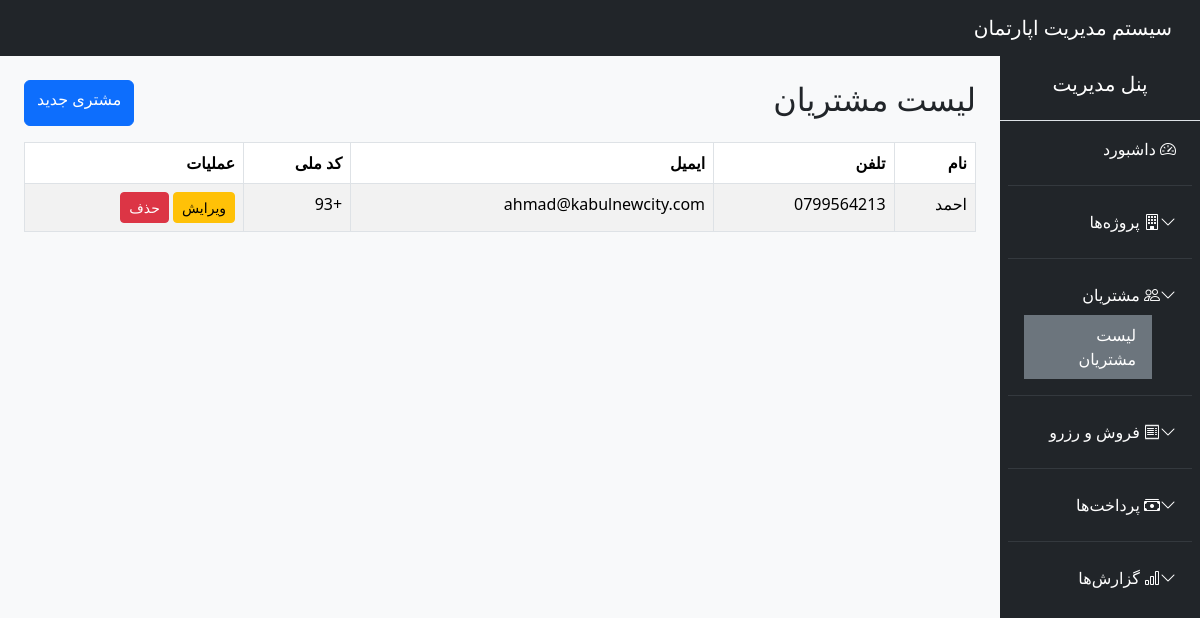
Page /public/?route=customers (signed in) on the committed database.
### tables this page shows
CREATE TABLE `customers` (
  `id` int(11) NOT NULL,
  `full_name` varchar(100) NOT NULL,
  `phone` varchar(50) DEFAULT NULL,
  `email` varchar(100) DEFAULT NULL,
  `national_id` varchar(50) DEFAULT NULL,
  `created_at` timestamp NOT NULL DEFAULT current_timestamp()
);

### app/core/Controller.php (called while the page is built, shortened)
<?php
class Controller {
    protected function view($view, $data = []) {
        extract($data);
        require "../app/views/$view.php";
    }
    protected function model($model) {
        return new $model;
    }
}

### app/controllers/CustomerController.php (called while the page is built, shortened)
<?php
class CustomerController extends Controller
{
    public function index()
    {
        $customerModel = $this->model("Customer");
        $customers = $customerModel->all();
        $this->view("customers/index", compact('customers', 'page_title'));
    }
}

### public/index.php (called while the page is built, shortened)
<?php
require_once "../app/core/Database.php";
require_once "../app/core/Controller.php";
require_once "../app/core/Model.php";
require_once "../routes/web.php";

### config/config.php (called while the page is built)
<?php
return [
    'db' => [
        'host' => 'localhost',
        'dbname' => 'apartment_system',
        'user' => 'root',
        'pass' => ''
    ]
];

### app/core/Database.php (called while the page is built, shortened)
<?php
class Database {
    private static $instance = null;
    private function __construct() {
        $config = require __DIR__ . '/../../config/config.php';
        $dsn = "mysql:host={$config['db']['host']};dbname={$config['db']['dbname']};charset=utf8mb4";
        try {
            $this->pdo = new PDO($dsn, $config['db']['user'], $config['db']['pass']);
        } catch (PDOException $e) {
            die("DB Connection Failed: " . $e->getMessage());
        }
    }
    public static function connect() {
        if (self::$instance === null) {
            self::$instance = new Database();
        }
        return self::$instance->pdo;
    }
}

### app/core/Model.php (called while the page is built, shortened)
<?php
class Model {
    public function __construct() {
        $this->db = Database::connect();
    }
}

### app/models/Customer.php (called while the page is built, shortened)
<?php
class Customer extends Model
{
    protected $table = 'customers';
    public function all()
    {
        $stmt = $this->db->query("SELECT * FROM {$this->table} ORDER BY id DESC");
        return $stmt->fetchAll(PDO::FETCH_ASSOC);
    }
}

### app/views/customers/index.php (the view)
<?php require "../app/views/layouts/header.php"; ?>
<?php require "../app/views/layouts/sidebar.php"; ?>
<div class="d-flex justify-content-between mb-3">
    <h2>لیست مشتریان</h2>
    <a href="/apartment_system/public/?route=customers_create" class="btn btn-primary">مشتری جدید</a>
</div>
<table class="table table-bordered table-striped">
    <thead>
        <tr>
            <th>نام</th>
            <th>تلفن</th>
            <th>ایمیل</th>
            <th>کد ملی</th>
            <th>عملیات</th>
        </tr>
    </thead>
    <tbody>
    <?php foreach ($customers as $c): ?>
        <tr>
            <td><?= $c['full_name'] ?></td>
            <td><?= $c['phone'] ?></td>
            <td><?= $c['email'] ?></td>
            <td><?= $c['national_id'] ?></td>
            <td>
                <a href="/apartment_system/public/?route=customers_edit&id=<?= $c['id'] ?>" class="btn btn-warning btn-sm">ویرایش</a>
                <a href="/apartment_system/public/?route=customers_delete&id=<?= $c['id'] ?>" class="btn btn-danger btn-sm" onclick="return confirm('حذف شود؟')">حذف</a>
            </td>
        </tr>
    <?php endforeach; ?>
    </tbody>
</table>
<?php require "../app/views/layouts/footer.php"; ?>

### rows in the picture
customers: full_name "احمد", phone "0799564213", email "ahmad@kabulnewcity.com", national "+93"
